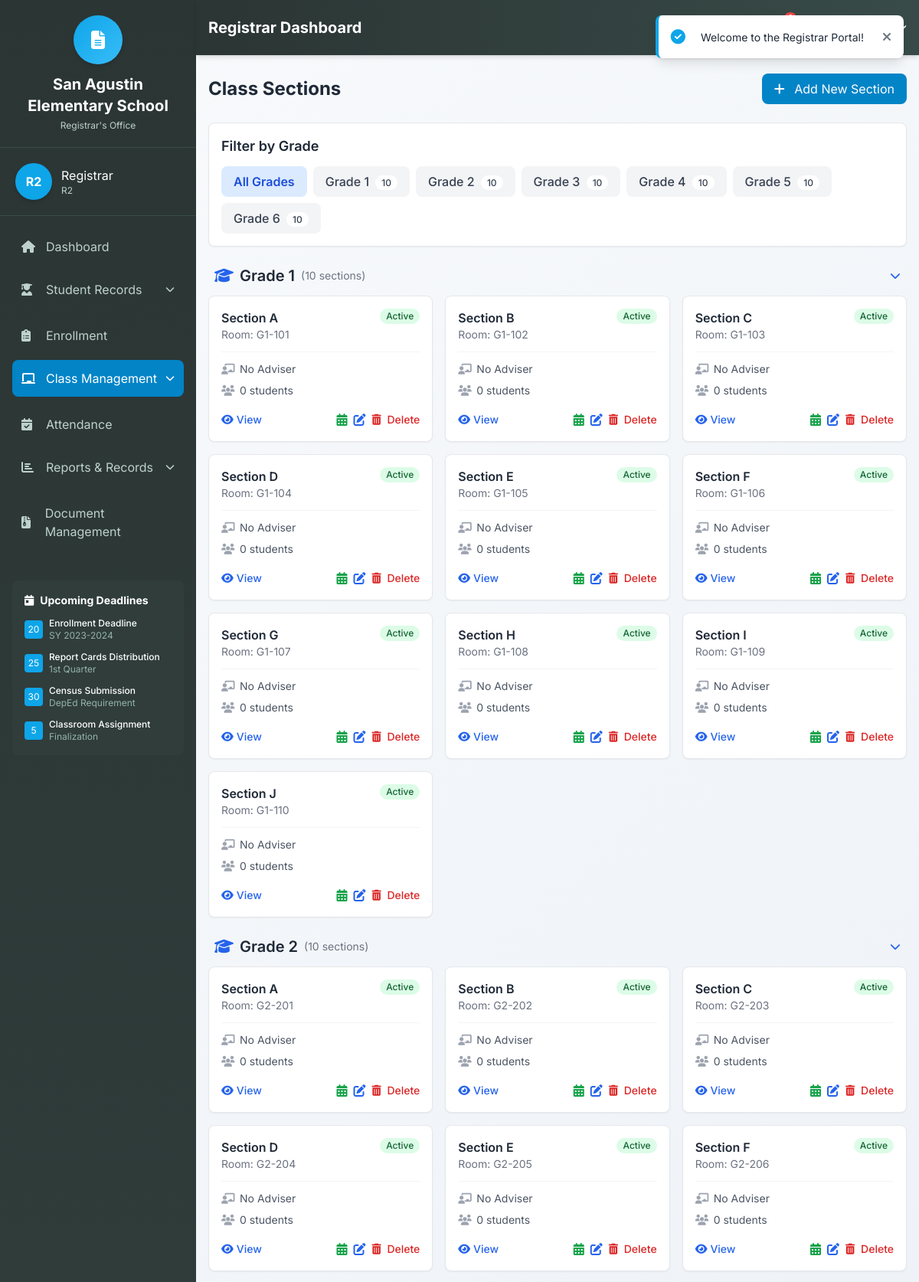
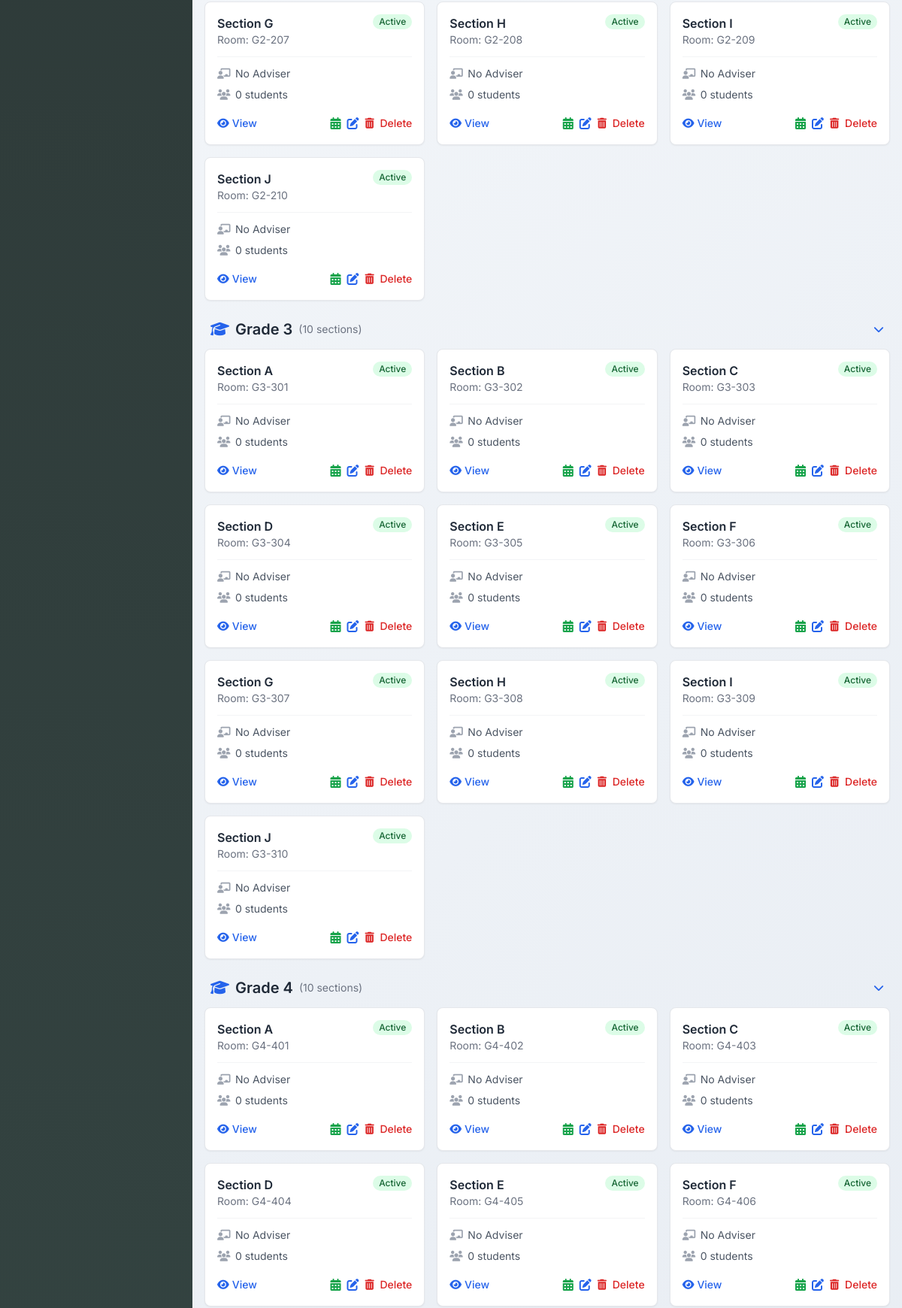
/registrar/view_sections.php (signed in, upper part), run on the app's committed database (2 pictures, top to bottom).
### tables this page shows
CREATE TABLE `class_sections` (
  `id` int(11) NOT NULL,
  `section` varchar(10) NOT NULL,
  `grade_level` int(11) NOT NULL,
  `school_year` varchar(20) NOT NULL,
  `adviser_id` int(11) DEFAULT NULL,
  `room_number` varchar(20) DEFAULT NULL,
  `schedule` text DEFAULT NULL,
  `status` enum('active','inactive','graduated') DEFAULT 'active',
  `created_at` timestamp NOT NULL DEFAULT current_timestamp(),
  `updated_at` timestamp NOT NULL DEFAULT current_timestamp() ON UPDATE current_timestamp(),
  `current_students` int(11) NOT NULL DEFAULT 0 COMMENT 'Current number of students in the section',
  `max_students` int(11) NOT NULL DEFAULT 40 COMMENT 'Maximum number of students allowed in the section'
);

### registrar/view_sections.php (the view, shortened to what the rows shown need)
<?php
$database = new Database();
$pdo = $database->getConnection('registrar');
$sections = [];
try {
    $query = "SELECT cs.*, r.first_name, r.last_name,
              (SELECT COUNT(*) FROM students s WHERE s.grade_level = cs.grade_level AND s.section = cs.section) as student_count
              FROM class_sections cs
              LEFT JOIN registrars r ON cs.adviser_id = r.id
              ORDER BY cs.grade_level, cs.section";
    $stmt = $pdo->query($query);
    $sections = $stmt->fetchAll(PDO::FETCH_ASSOC);
} catch (PDOException $e) {
    $error = "Error fetching class sections: " . $e->getMessage();
    error_log("Error fetching class sections: " . $e->getMessage());
}
?>
<!DOCTYPE html>
<html lang="en">
<head>
    <script src="https://cdn.tailwindcss.com"></script>
    <link rel="stylesheet" href="https://cdnjs.cloudflare.com/ajax/libs/font-awesome/6.4.0/css/all.min.css">
</head>
<body class="min-h-screen flex">
    <div id="sidebar" class="sidebar w-64 min-h-screen flex flex-col text-white">
        <div class="p-5 border-b border-secondary-700 flex flex-col items-center">
            <h1 class="text-xl font-bold text-center logo-text">San Agustin Elementary School</h1>
        </div>
        <div class="p-5 border-b border-secondary-700">
            <div class="flex items-center space-x-3">
                <div class="user-text">
                    <h2>Registrar</h2>
                </div>
            </div>
        </div>
    </div>
    <div class="flex-1 flex flex-col">
        <header class="header-bg text-white p-4 flex items-center justify-between shadow-md">
            <div class="flex items-center">
                <h1 class="text-xl font-bold">Registrar Dashboard</h1>
            </div>
        </header>
        <div class="container mx-auto px-4 py-6">
            <div class="flex justify-between items-center mb-6">
                <h1 class="text-2xl font-bold text-gray-800">Class Sections</h1>
            </div>
            <div class="mb-6 bg-white p-4 rounded-lg shadow-sm border border-gray-200">
                <h2 class="text-lg font-semibold text-gray-800 mb-3">Filter by Grade</h2>
            </div>
            <div class="space-y-6">
                <?php
                $groupedSections = [];
                foreach ($sections as $section) {
                    $grade = $section['grade_level'];
                    if (!isset($groupedSections[$grade])) {
                        $groupedSections[$grade] = [];
                    }
                    $groupedSections[$grade][] = $section;
                }
                ksort($groupedSections);
                foreach ($groupedSections as $grade => $gradeSections):
                ?>
                    <div class="grade-section" data-grade="<?php echo $grade; ?>">
                        <div class="flex items-center justify-between mb-3 px-2">
                            <h3 class="text-xl font-semibold text-gray-800 flex items-center">
                                <i class="fas fa-graduation-cap text-blue-600 mr-2"></i>
                                Grade <?php echo $grade; ?>
                                <span class="ml-2 text-sm font-normal text-gray-500">(<?php echo count($gradeSections); ?> sections)</span>
                            </h3>
                            <button class="text-blue-600 hover:text-blue-800 text-sm font-medium" onclick="toggleGradeSection(<?php echo $grade; ?>)">
                            </button>
                        </div>
                        <div id="grade-<?php echo $grade; ?>-sections" class="grid grid-cols-1 md:grid-cols-2 lg:grid-cols-3 gap-4 mb-6">
                            <?php foreach ($gradeSections as $section): ?>
                                <div class="section-card bg-white rounded-lg shadow-sm border border-gray-200 hover:shadow-md transition-shadow">
                                    <div class="p-4">
                                        <div class="flex justify-between items-start mb-2">
                                            <div>
                                                <h4 class="font-semibold text-gray-800">
                                                    <?php echo htmlspecialchars($section['section'] ?? 'N/A'); ?>
                                                </h4>
                                                <p class="text-sm text-gray-500">
                                                    Room: <?php echo htmlspecialchars($section['room_number'] ?? 'N/A'); ?>
                                                </p>
                                            </div>
                                            <span class="inline-flex items-center px-2 py-0.5 rounded-full text-xs font-medium <?php echo $section['status'] === 'active' ? 'bg-green-100 text-green-800' : 'bg-gray-100 text-gray-800'; ?>">
                                                <?php echo ucfirst(htmlspecialchars($section['status'])); ?>
                                            </span>
                                        </div>
                                        <div class="space-y-2 mt-3 pt-3 border-t border-gray-100">
                                            <div class="flex items-center text-sm text-gray-600">
                                                <i class="fas fa-chalkboard-teacher mr-2 text-gray-400 w-4 text-center"></i>
                                                <span class="truncate">
                                                    <?php
                                                    echo ($section['first_name'] && $section['last_name'])
                                                        ? htmlspecialchars($section['first_name'] . ' ' . $section['last_name'])
                                                        : 'No Adviser';
                                                    ?>
                                                </span>
                                            </div>
                                            <div class="flex items-center text-sm text-gray-600">
                                                <i class="fas fa-users mr-2 text-gray-400 w-4 text-center"></i>
                                                <span><?php echo (int)($section['student_count'] ?? 0); ?> students</span>
                                            </div>
                                            <div class="flex justify-between pt-2">
                                                <a href="class_details.php?grade=<?php echo $grade; ?>&section=<?php echo urlencode($section['section']); ?>"
                                                   class="text-blue-600 hover:text-blue-800 text-sm font-medium inline-flex items-center">
                                                    <i class="fas fa-eye mr-1"></i> View
                                                </a>
                                                <div class="flex space-x-2">
                                                    <a href="class_schedules.php?grade_level=<?php echo $section['grade_level']; ?>&section=<?php echo urlencode($section['section']); ?>"
                                                       class="text-green-600 hover:text-green-800 transition-colors"
                                                       title="View Schedule">
                                                        <i class="fas fa-calendar-alt"></i>
                                                    </a>
                                                    <?php
                                                    $id = htmlspecialchars($section['id'], ENT_QUOTES, 'UTF-8');
                                                    $grade_level = htmlspecialchars($section['grade_level'], ENT_QUOTES, 'UTF-8');
                                                    $section_name = htmlspecialchars($section['section'], ENT_QUOTES, 'UTF-8');
                                                    $room_number = htmlspecialchars($section['room_number'] ?? '', ENT_QUOTES, 'UTF-8');
                                                    $status = htmlspecialchars($section['status'] ?? 'active', ENT_QUOTES, 'UTF-8');
                                                    ?>
                                                    <button onclick="editSection('<?php echo $id; ?>', '<?php echo $grade_level; ?>', '<?php echo $section_name; ?>', '<?php echo $room_number; ?>', '<?php echo $status; ?>')"
                                                            class="text-blue-600 hover:text-blue-800 transition-colors"
                                                            title="Edit Section">
                                                        <i class="fas fa-edit"></i>
                                                    </button>
                                                    <button onclick="confirmDelete(<?php echo $section['id']; ?>)"
                                                            class="text-red-600 hover:text-red-800 text-sm font-medium">
                                                        <i class="fas fa-trash-alt mr-1"></i> Delete
                                                    </button>
                                                </div>
                                            </div>
                                        </div>
                                    </div>
                                </div>
                            <?php endforeach; ?>
                        </div>
                    </div>
                <?php endforeach; ?>
            </div>
            </div>
        </div>
</body>
</html>

### data on the page
class_sections: section "Section A", room_number "G1-101", status "Active", student_count "0"
class_sections: section "Section B", room_number "G1-102", status "Active", student_count "0"
class_sections: section "Section C", room_number "G1-103", status "Active", student_count "0"
class_sections: section "Section D", room_number "G1-104", status "Active", student_count "0"
class_sections: section "Section E", room_number "G1-105", status "Active", student_count "0"
class_sections: section "Section F", room_number "G1-106", status "Active", student_count "0"
class_sections: section "Section G", room_number "G1-107", status "Active", student_count "0"
class_sections: section "Section H", room_number "G1-108", status "Active", student_count "0"
class_sections: section "Section I", room_number "G1-109", status "Active", student_count "0"
class_sections: section "Section J", room_number "G1-110", status "Active", student_count "0"
class_sections: section "Section A", room_number "G2-201", status "Active", student_count "0"
class_sections: section "Section B", room_number "G2-202", status "Active", student_count "0"
class_sections: section "Section C", room_number "G2-203", status "Active", student_count "0"
class_sections: section "Section D", room_number "G2-204", status "Active", student_count "0"
class_sections: section "Section E", room_number "G2-205", status "Active", student_count "0"
class_sections: section "Section F", room_number "G2-206", status "Active", student_count "0"
class_sections: section "Section G", room_number "G2-207", status "Active", student_count "0"
class_sections: section "Section H", room_number "G2-208", status "Active", student_count "0"
class_sections: section "Section I", room_number "G2-209", status "Active", student_count "0"
class_sections: section "Section J", room_number "G2-210", status "Active", student_count "0"
class_sections: section "Section A", room_number "G3-301", status "Active", student_count "0"
class_sections: section "Section B", room_number "G3-302", status "Active", student_count "0"
class_sections: section "Section C", room_number "G3-303", status "Active", student_count "0"
class_sections: section "Section D", room_number "G3-304", status "Active", student_count "0"
class_sections: section "Section E", room_number "G3-305", status "Active", student_count "0"
class_sections: section "Section F", room_number "G3-306", status "Active", student_count "0"
class_sections: section "Section G", room_number "G3-307", status "Active", student_count "0"
class_sections: section "Section H", room_number "G3-308", status "Active", student_count "0"
class_sections: section "Section I", room_number "G3-309", status "Active", student_count "0"
class_sections: section "Section J", room_number "G3-310", status "Active", student_count "0"
class_sections: section "Section A", room_number "G4-401", status "Active", student_count "0"
class_sections: section "Section B", room_number "G4-402", status "Active", student_count "0"
class_sections: section "Section C", room_number "G4-403", status "Active", student_count "0"
class_sections: section "Section D", room_number "G4-404", status "Active", student_count "0"
class_sections: section "Section E", room_number "G4-405", status "Active", student_count "0"
class_sections: section "Section F", room_number "G4-406", status "Active", student_count "0"

### other printed values
$registrar_id_display "R2"
$grade "1"
$sectionCount "10"
$grade "2"
$grade "3"
$grade "4"
$grade "5"
$grade "6"
count($gradeSections) "10"
